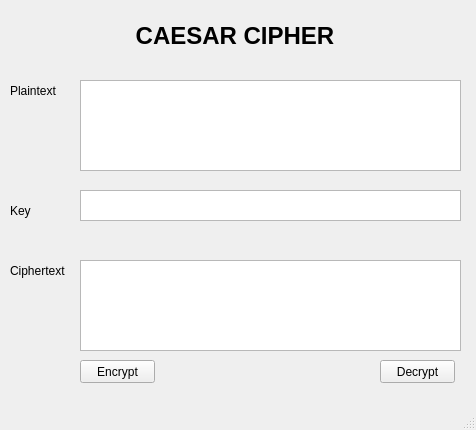
<?xml version="1.0" encoding="UTF-8"?>
<ui version="4.0">
 <class>MainWindow</class>
 <widget class="QMainWindow" name="MainWindow">
  <property name="geometry">
   <rect>
    <x>0</x>
    <y>0</y>
    <width>476</width>
    <height>430</height>
   </rect>
  </property>
  <property name="windowTitle">
   <string>MainWindow</string>
  </property>
  <widget class="QWidget" name="centralwidget">
   <widget class="QLabel" name="lbl_title">
    <property name="geometry">
     <rect>
      <x>110</x>
      <y>20</y>
      <width>250</width>
      <height>31</height>
     </rect>
    </property>
    <property name="font">
     <font>
      <pointsize>18</pointsize>
      <weight>75</weight>
      <bold>true</bold>
     </font>
    </property>
    <property name="alignment">
     <set>Qt::AlignCenter</set>
    </property>
    <property name="text">
     <string>CAESAR CIPHER</string>
    </property>
   </widget>
   <widget class="QPlainTextEdit" name="txt_plain_text">
    <property name="geometry">
     <rect>
      <x>80</x>
      <y>80</y>
      <width>381</width>
      <height>91</height>
     </rect>
    </property>
   </widget>
   <widget class="QLabel" name="lbl_plaintext">
    <property name="geometry">
     <rect>
      <x>10</x>
      <y>80</y>
      <width>65</width>
      <height>21</height>
     </rect>
    </property>
    <property name="text">
     <string>Plaintext</string>
    </property>
   </widget>
   <widget class="QLabel" name="lbl_key">
    <property name="geometry">
     <rect>
      <x>10</x>
      <y>200</y>
      <width>65</width>
      <height>21</height>
     </rect>
    </property>
    <property name="text">
     <string>Key</string>
    </property>
   </widget>
   <widget class="QTextEdit" name="txt_key">
    <property name="geometry">
     <rect>
      <x>80</x>
      <y>190</y>
      <width>381</width>
      <height>31</height>
     </rect>
    </property>
   </widget>
   <widget class="QLabel" name="lbl_ciphertext">
    <property name="geometry">
     <rect>
      <x>10</x>
      <y>260</y>
      <width>65</width>
      <height>21</height>
     </rect>
    </property>
    <property name="text">
     <string>Ciphertext</string>
    </property>
   </widget>
   <widget class="QPlainTextEdit" name="txt_cipher_text">
    <property name="geometry">
     <rect>
      <x>80</x>
      <y>260</y>
      <width>381</width>
      <height>91</height>
     </rect>
    </property>
   </widget>
   <widget class="QPushButton" name="btn_encrypt">
    <property name="geometry">
     <rect>
      <x>80</x>
      <y>360</y>
      <width>75</width>
      <height>23</height>
     </rect>
    </property>
    <property name="text">
     <string>Encrypt</string>
    </property>
   </widget>
   <widget class="QPushButton" name="btn_decrypt">
    <property name="geometry">
     <rect>
      <x>380</x>
      <y>360</y>
      <width>75</width>
      <height>23</height>
     </rect>
    </property>
    <property name="text">
     <string>Decrypt</string>
    </property>
   </widget>
  </widget>
  <widget class="QMenuBar" name="menubar">
   <property name="geometry">
    <rect>
     <x>0</x>
     <y>0</y>
     <width>476</width>
     <height>21</height>
    </rect>
   </property>
  </widget>
  <widget class="QStatusBar" name="statusbar"/>
 </widget>
 <resources/>
 <connections/>
</ui>
